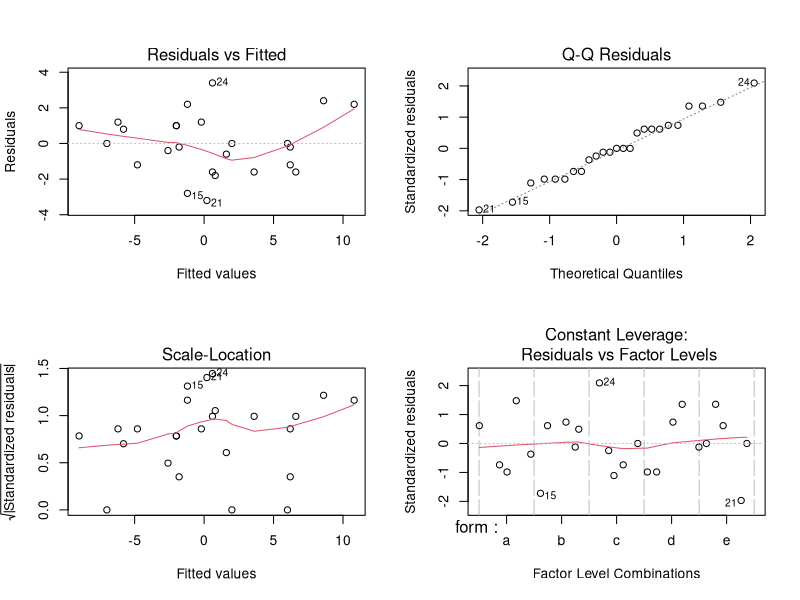

The R script that drew this image:
## ---- chunk 1
dina<-read.table("dinamita.txt",header=T)
head(dina)

## ---- chunk 2
fuerza<-as.vector(dina[,1])
form<-dina[,2]
lin<-dina[,3]
lot<-as.factor(dina[,4])
ope<-as.factor(dina[,5])
mode<-lm(fuerza~form+lin+lot+ope)
anva<-aov(mode)
summary(anva)

## ---- chunk 3
par(mfrow=c(2,2))
plot(mode)

## ---- chunk 4
ri<-rstandard(mode)
shapiro.test(ri)

